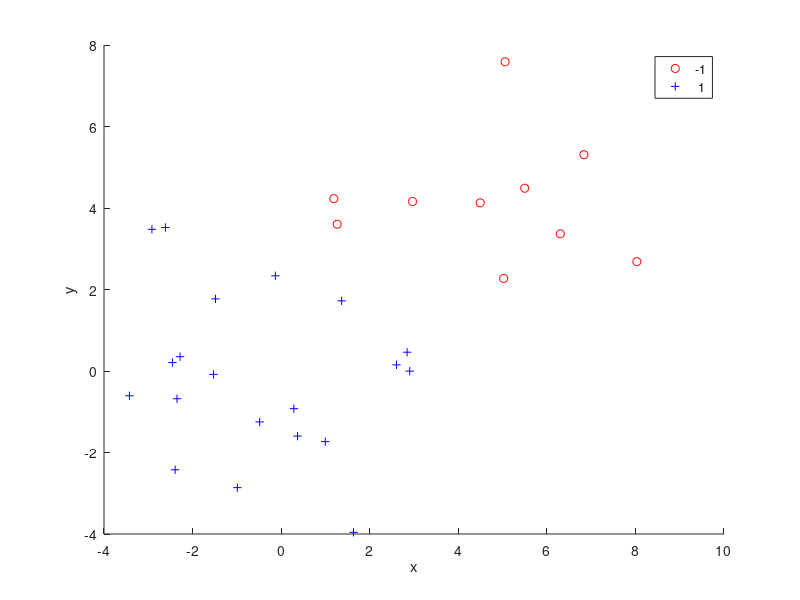

Recreate this plot in MATLAB.
% set seed
% rng(1)

X = [];
y = [];

for i = 1:20
    X = cat(1, X, [normrnd(0,2),normrnd(0,2)]);
    y = cat(1, y, 1);
end

for i = 1:10
    X = cat(1, X, [normrnd(5,2),normrnd(5,2)]);
    y = cat(1, y, -1);
end

gscatter(X(:,1), X(:,2), y, 'rb', 'o+')
hold on
xlabel('x');
ylabel('y');
hold off